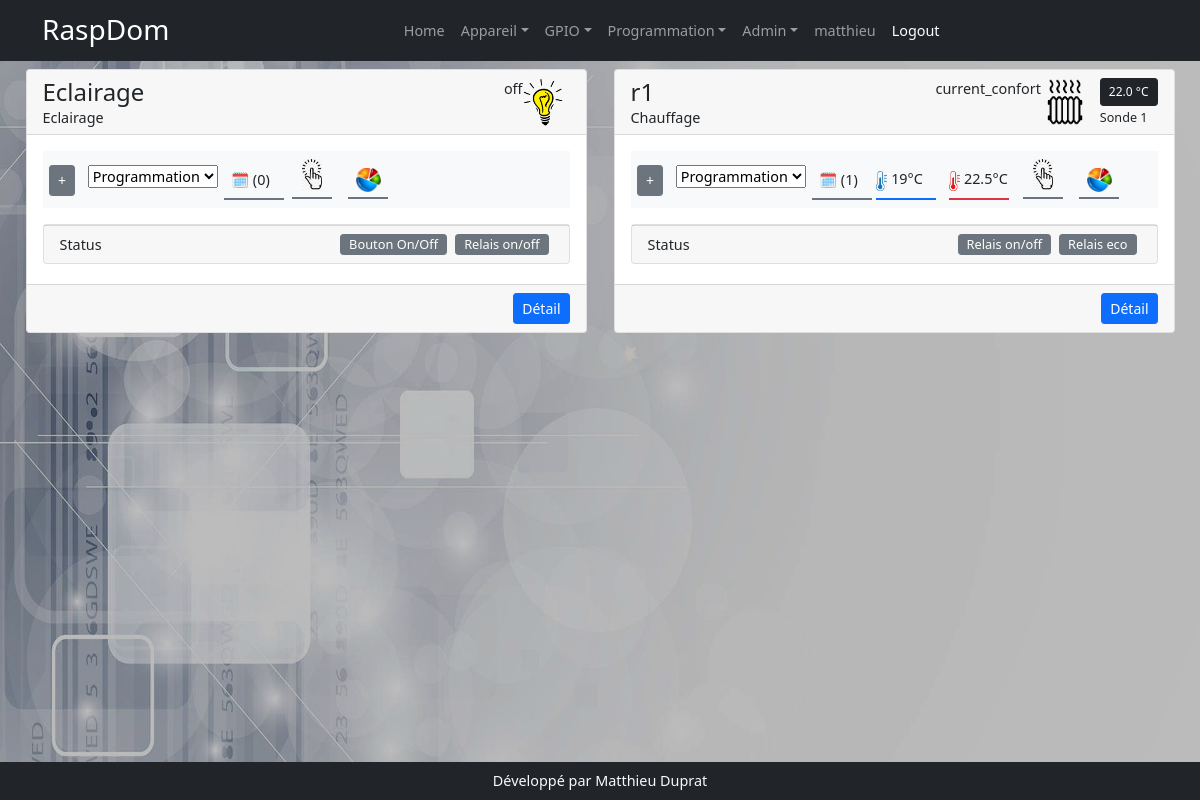
Screenshot of / (signed in) with the database file from the repository.
### models.py (models this page shows, shortened)
class User(UserMixin, db.Model):
    id = db.Column(db.Integer(), primary_key=True)
    username = db.Column(db.String(200))
    first_name = db.Column(db.String(200))
    last_name = db.Column(db.String(200))
    email = db.Column(db.String(200))
    password = db.Column(db.String(200))

class Appareil(db.Model):
    id = db.Column(db.Integer, primary_key=True)
    nom = db.Column(db.String(200))
    description = db.Column(db.String(200))
    categorieappareil = db.Column(db.String(200), nullable=True)
    sortie = db.Column(db.String(200), nullable=True)
    image = db.Column(db.String(200), nullable=True)
    gpios = db.relationship('Gpio', backref='appareil', lazy=True)
    order_gpio = db.Column(db.String(200))
    nbre_gpio = db.Column(db.Integer)
    programmations = db.relationship('Programmation', backref='appareil_programmation', lazy=True)
    mode_de_marche = db.relationship('ModeDeMarche',  uselist=False,  backref='appareil_mode_de_marche', lazy=True)
    auto = db.relationship('Auto', uselist=False, backref='appareil_auto', lazy=True)
    sonde_id = db.Column(db.Integer, db.ForeignKey('sonde.id'))
    sonde = db.relationship('Sonde', uselist=False, backref='appareil_sonde', lazy=True)
    manuel = db.relationship('Manuel', uselist=False, backref='appareil_ordre', lazy=True)
    label = db.Column(db.String(250))
    sonde_actived = db.Column(db.Boolean,default=False, nullable=False)
    mf = db.relationship('Mf',  cascade="delete",uselist=False, backref='app_mf', lazy=True)

class Gpio(db.Model):
    id = db.Column(db.Integer, primary_key=True)
    nom = db.Column(db.String(200))
    mode = db.Column(db.String(10))
    valeur = db.Column(db.String(10))
    info = db.Column(db.String(200))
    appareil_id = db.Column(db.Integer, db.ForeignKey('appareil.id'), nullable=True, default='')

class ValeurSonde(db.Model):
    id = db.Column(db.Integer, primary_key=True)
    valeur = db.Column(db.Float())
    sonde_id = db.Column(db.Integer, db.ForeignKey('sonde.id'), nullable=False)

class Sonde(db.Model):
    id = db.Column(db.Integer, primary_key=True)
    nom = db.Column(db.String(200))
    min = db.Column(db.Float())
    max = db.Column(db.Float())
    unite = db.Column(db.String(20), default='')
    present = db.Column(db.Boolean(),default=False)
    appareil = db.relationship('Appareil', backref='appareil_sonde', lazy=True)
    en_service = db.Column(db.Boolean(), default=False)
    info = db.Column(db.String(200))
    chemin = db.Column(db.String(200))
    type_sonde = db.Column(db.String(20))
    sonde_valeur_id = db.relationship('ValeurSonde', backref='sonde_valeur', uselist=False, lazy=True, cascade="delete")

### app.py (the view)
@app.route('/')
@login_required
def index():
    appareils = Appareil.query.all()
    labels = dict()
    instances = list()
    for appareil in appareils:
        instances.append({'modelAppareil':appareil,'instanceAppareil':(globals()[appareil.categorieappareil])})
    gpios = Gpio.query.order_by('appareil_id').all()
    programmations = Programmation.query.order_by('appareil').all()
    return render_template('index.html', appareils=appareils, gpios=gpios, programmations=programmations, instances=instances)

### app.py (called while the page is built)
@login_manager.user_loader
def user_load(user_id):
    return User.query.get(user_id)

### templates/index.html (shortened to what this page needs)
{% extends 'base.html' %}
{% block style %}
    <link href="{{ url_for('static', filename='css/media_query.css') }}" rel="stylesheet" />
{% endblock %}
{% block content %}
<div class="row row-cols-1 row-cols-md-2 rows-cols-lg-3 pb-2 g-4 mx-auto">
    {% for instance in instances %}
      <div class="col mx-auto" style="max-width:585px">
        <div class="card ">
            <div class="card-header d-flex justify-content-between" style="height:65px">
                <div class="">
                    <h2 class="m-0">{{instance.modelAppareil.nom}}</h2>
                    <span>{{instance.instanceAppareil.label.__doc__}}</span>
                </div>
                <div class="d-flex">
                    <div id="md-mdmr{{instance.modelAppareil.id}}">{{instance.modelAppareil.sortie}}</div>
                    {% if instance.modelAppareil.categorieappareil=='Eclairage' %}
                    <span style="width:47px">
                        <img src="{{url_for('static',filename='assets/ampoule.png')}}"  height="100%">
                    </span>
                    {% elif instance.modelAppareil.categorieappareil=='ChauffageR' %}
                     <span style="width:47px; margin-right:0.75rem">
                        <img src="{{url_for('static',filename='assets/radiator.png')}}"  height="100%">
                    </span>
                    {% elif instance.modelAppareil.categorieappareil=='ChauffeEau' %}
                    <span style="width:47px; margin-right:0.75rem">
                        <img src="{{url_for('static',filename='assets/ce.png')}}"  height="100%">
                    </span>
                    {% else %}
                    <span style="width:47px; margin-right:0.75rem">
                      {{instance.modelAppareil.categorieappareil}}
                    </span>
                    {% endif %}
                    {% if instance.modelAppareil.appareil_sonde.sonde_valeur_id %}
                    <div class="d-flex flex-column {% if instance.modelAppareil.sonde_actived ==False %} d-none {% endif %}">
                    <div>
                         <span class="btn btn-sm btn-dark" style="font-size:0.75rem">{{instance.modelAppareil.appareil_sonde.sonde_valeur_id.valeur|round(1, 'floor') }}
                             {% if instance.modelAppareil.appareil_sonde.unite == 'deg' %}
                             °C
                             {% endif %}
                         </span>
                    </div>
                    <div>
                        <small>{{instance.modelAppareil.appareil_sonde.info }}</small>
                    </div>
                    </div>
                    {% endif %}
                </div>
            </div>
            <div class="card-body ">
                <div class="row d-flex bg-light text-dark justify-content-start py-2 mb-3 mx-auto" >
                    <div class="col-12 col-md-6 d-flex mx-0 px-0" style="width:max-content">
                    <div class="btn btn-sm btn-secondary md-btn-display md-panel" data-target="md-table-{{instance.modelAppareil.id}}" style="height:max-content">+</div>
                    <form class="" action="" method="post" enctype="multipart/form-data">
                        <select name="mdm" id="" class="md-panel"  data-appareil="{{instance.modelAppareil.id}}">
                            {% for data in instance.instanceAppareil.choices_mdm %}
                            <option value="{{data[0]}}" {% if data[0]==instance.modelAppareil.mode_de_marche.mode_de_marche %} selected="" {% endif %}>{{data[1]}}</option>
                            {% endfor %}
                        </select>
                    </form>
                    <div data-bs-toggle="modal" data-bs-target="#exampleModal" data-appareil="{{instance.modelAppareil.id}}"
                         data-span="md-calendar-{{instance.modelAppareil.id}}"
                         class=" {% if instance.modelAppareil.mode_de_marche.mode_de_marche!='prog' %} d-none {%endif %} border-bottom border-secondary border-2"
                         style="cursor:pointer;height:max-content; margin-top:3px; padding:7px 7px; width:60px" >🗓 ({{instance.modelAppareil.programmations|length}})</div>
                    </div>
                    <div class="col-12 col-md-6 d-flex mx-0 px-0" style="width:max-content">
                    {% if instance.modelAppareil.sonde %}
                        {% if instance.modelAppareil.sonde_actived == True %}
                            {% set toto = 'z-index:8' %}
                            {% else %}
                            {% set toto = 'z-index:-4' %}
                        {%endif%}
                    <div class=" d-flex flex-row  px-0" style={{toto}} data-md-card-appareil="{{instance.modelAppareil.id}}">
                        <div style="cursor: pointer;text-align:left" class=" ms-1 md-panel border-bottom border-primary border-2 ">
                            <div data-target-cursor="md-cursoreco-{{instance.modelAppareil.id}}" class="md-setting"
                                 style="width:60px;margin-top: 3px;padding-bottom: 7px;">
                                <img height="20px" src="{{url_for('static',filename='assets/froid.jpg')}}"}} alt="">
                                <span data-target-cursor="md-cursoreco-{{instance.modelAppareil.id}}" class="" type="text" name=""
                                      id="eco-{{instance.modelAppareil.id}}"
                                      style="cursor: pointer;width:33px; border:none" ></span>°C
                            </div>
                        </div>
                        <div style="cursor: pointer;text-align:left; width:60px;" class=" md-panel border-bottom border-danger border-2">
                            <div data-target-cursor="md-cursorconfort-{{instance.modelAppareil.id}}"  class="md-setting"
                            style="margin-top: 3px;padding-bottom: 7px;"><img height="20px" src="{{url_for('static',filename='assets/chaud.jpg')}}"}} alt="">
                                <span data-target-cursor="md-cursorconfort-{{instance.modelAppareil.id}}" class="" type="text" name=""
                                      id="confort-{{instance.modelAppareil.id}}"
                                      style="cursor: pointer;width:33px; border:none" ></span>°C
                            </div>
                        </div>
                    </div>
                    {% endif %}
                            <div style="width:40px; height:40px" class=" text-center mx-2 border-bottom border-2 border-secondary">
                        <img data-marcheforce="{{instance.modelAppareil.id}}"  data-bs-toggle="modal" data-bs-target="#exampleModal"  style=" cursor:pointer" title="Marche Forcée"  src="{{url_for('static',filename='assets/mf.jpg')}}" height="31px">
                    </div>
                    <div class="mx-2 border-bottom border-2 border-secondary text-center" style="width:40px; height:40px">
                        <img style="padding-bottom: 5px;margin-top: 9px;" data-targethistogramme="{{instance.modelAppareil.id}}" src="{{url_for('static',filename='assets/histogramme.png')}}" width="25px">
                    </div>
                    </div>
                </div>
                <div class="md-status mt-2" >
                    <div class="card px-0"  >
                        <div class="card-footer d-flex ">Status
                            <div class="d-flex justify-content-end w-100 ">
                                {% for gpio in instance.modelAppareil.gpios %}
                                    <div style="font-size:0.8rem " class="btn btn-sm btn-secondary mx-1 py-0" data-gpio="{{gpio.valeur}}">{{gpio.info}}</div>
                                {% endfor %}
                            </div>
                        </div>
                    </div>
                </div>
            </div>
            <div style="font-size:10px" class="card-footer  text-end mt-1 d-flex justify-content-end" >
                <div class="w-25" >
                    <a href="{{url_for('edit_appareil', appareil_id=instance.modelAppareil.id)}}" class="btn btn-sm btn-primary " target="_blanck">Détail</a>
                </div>
            </div>
        </div>
      </div>
    {% endfor %}
</div>
{% endblock %}
{% block script %}
<link rel="stylesheet" type="text/css" href="{{url_for('static',filename='vendor/datetimepicker/jquery.datetimepicker.css')}}"/>
{% endblock %}

### templates/base.html (shortened to what this page needs)
<!DOCTYPE html>
<html lang="fr">
    <head>
        <link href="{{ url_for('static', filename='css/styles.css') }}" rel="stylesheet" />
        {% block style %}
        {% endblock %}
    </head>
    <body>
    <img id="img-bck" src="{{ url_for('static', filename='assets/domo.jpg') }}">
        <nav class="navbar navbar-expand-lg navbar-dark bg-dark">
            <div class="container">
                <a class="navbar-brand" href="{{url_for('index')}}">
          <span class="h3">RaspDom</span></a>
                <div class="collapse navbar-collapse" id="navbarSupportedContent" style="flex-grow:0">
                    <ul class="navbar-nav ms-auto mb-2 mb-lg-0">
                        {% if current_user.is_authenticated %}
                         <li class="nav-item" ><a class="nav-link" href="{{ url_for('index')}}">Home</a></li>
                        <li class="nav-item dropdown">
                            <a class="nav-link dropdown-toggle" id="navbarDropdown" href="#" role="button" data-bs-toggle="dropdown" aria-expanded="false">Appareil</a>
                        </li>
                        <li class="nav-item dropdown">
                            <a class="nav-link dropdown-toggle" id="navbarDropdown" href="#" role="button" data-bs-toggle="dropdown" aria-expanded="false">GPIO</a>
                        </li>
                        <li class="nav-item dropdown">
                            <a class="nav-link dropdown-toggle" id="navbarDropdown" href="#" role="button" data-bs-toggle="dropdown" aria-expanded="false">Programmation</a>
                        </li>
                        <li class="nav-item dropdown">
                            <a class="nav-link dropdown-toggle" id="" href="#" role="button" data-bs-toggle="dropdown" aria-expanded="false">Admin</a>
                        </li>
                        <li class=""><a class="nav-link" href="{{url_for('profil')}}">{{current_user.username}}</a></li>
                        <li class=""><a class="nav-link active" aria-current="page" href="{{url_for('logout')}}">Logout</a></li>
                        {% endif %}
                    </ul>
                </div>
            </div>
        </nav>
        <div class="container-fluid pt-2" style="max-height:84vh; overflow:auto">
            {% block content %}
            {% endblock %}
        </div>
        <div class="bg-dark text-light text-center py-2" style="position:absolute; width:100%; bottom:0px">
            Développé par Matthieu Duprat
        </div>
    {% block script %}
    {% endblock %}
    </body>
</html>

### static/css/media_query.css (style rules this page uses)
.md-panel { margin-top:0.4rem; margin-right: 0.4rem; margin-left: 0.4rem; height: min-content; }
[data-targethistogramme] { cursor:pointer; }

### rows the page displays
User: username "matthieu"
Appareil: modelAppareil.nom "Eclairage", instanceAppareil.label.__doc__ "Eclairage", modelAppareil.sortie "off", mdm "Programmation", modelAppareil.programmations|length "0"
Gpio: info "Bouton On/Off"
Gpio: info "Relais on/off"
Appareil: modelAppareil.nom "r1", instanceAppareil.label.__doc__ "Chauffage", modelAppareil.sortie "current_confort", modelAppareil.appareil_sonde.sonde_valeur_id.valeur "22.0", shows "°C", modelAppareil.appareil_sonde.info "Sonde 1", mdm "Programmation", modelAppareil.programmations|length "1"
Gpio: info "Relais on/off"
Gpio: info "Relais eco"
